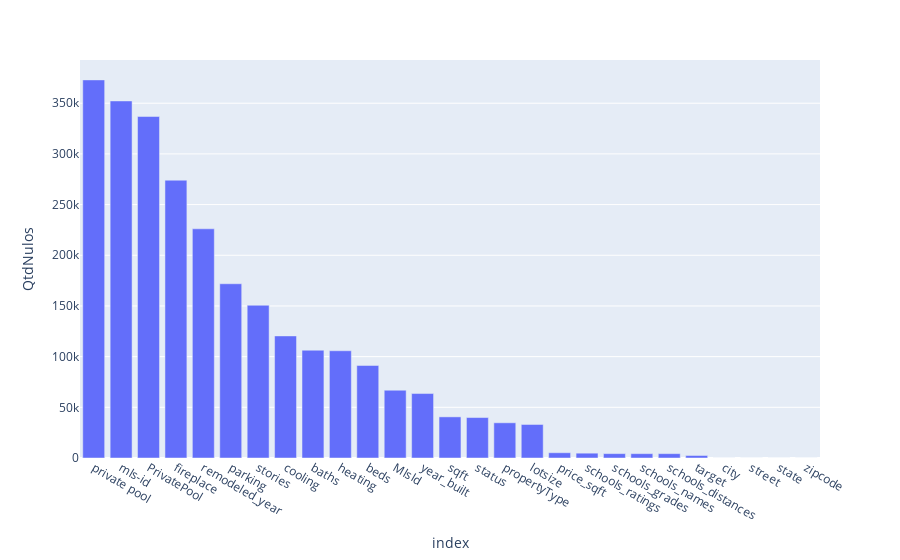

The code cell stored with this chart in its notebook:
### Code cell
nulos = df.isnull().sum().to_frame()
nulos.columns = ['QtdNulos']
nulos = nulos.sort_values(by=['QtdNulos'], ascending = False)
fig = px.bar(nulos, x=nulos.index , y='QtdNulos')
fig.show()

### Figure 1 — Plotly figure (JSON) as saved in the notebook; plotly's stock layout.template omitted (floating-point values rounded to 4 significant figures)
{"data": [{"alignmentgroup": "True", "hovertemplate": "index=%{x}<br>QtdNulos=%{y}<extra></extra>", "legendgroup": "", "marker": {"color": "#636efa", "pattern": {"shape": ""}}, "name": "", "offsetgroup": "", "orientation": "v", "showlegend": false, "textposition": "auto", "type": "bar", "x": ["private pool", "mls-id", "PrivatePool", "fireplace", "remodeled_year", "parking", "stories", "cooling", "baths", "heating", "beds", "MlsId", "year_built", "sqft", "status", "propertyType", "lotsize", "price_sqft", "schools_ratings", "schools_grades", "schools_names", "schools_distances", "target", "city", "street", "state", "zipcode"], "xaxis": "x", "y": [373004, 352243, 336874, 274070, 226110, 171887, 150715, 120434, 106338, 105799, 91282, 66880, 63596, 40577, 39918, 34733, 33067, 5185, 4757, 4323, 4284, 4284, 2481, 34, 2, 0, 0], "yaxis": "y"}], "layout": {"autosize": true, "barmode": "relative", "legend": {"tracegroupgap": 0}, "margin": {"t": 60}, "xaxis": {"anchor": "y", "autorange": true, "domain": [0, 1], "range": [-0.5, 26.5], "title": {"text": "index"}, "type": "category"}, "yaxis": {"anchor": "x", "autorange": true, "domain": [0, 1], "range": [0, 392600.0], "title": {"text": "QtdNulos"}, "type": "linear"}}}
